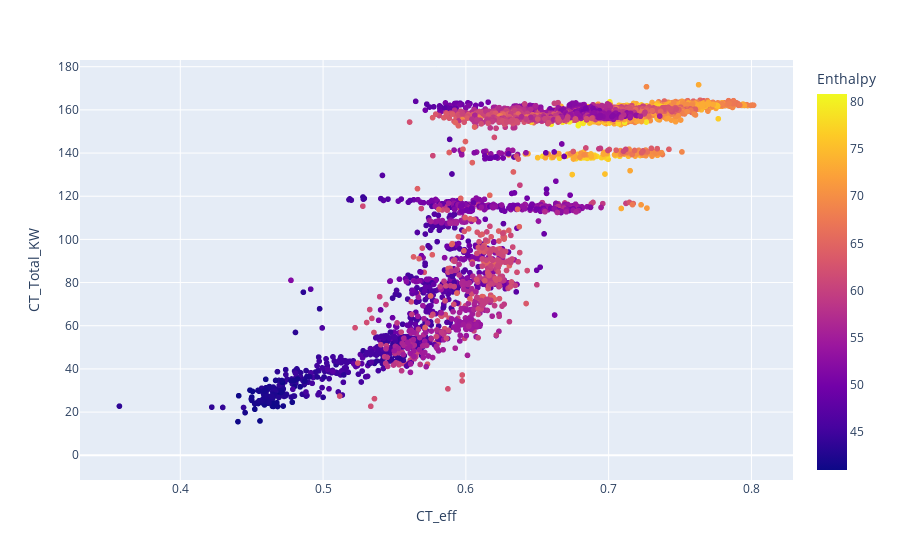

Notebook source saved alongside this figure:
### Code cell
import plotly.express as px
df = opt.df.copy()
df = df[df.Enthalpy>0]
px.scatter(
    data_frame=df,
    x='CT_eff',
    y='CT_Total_KW',
    color='Enthalpy'
)

### Figure 1 — Plotly figure (JSON) as saved in the notebook; plotly's stock layout.template omitted (floating-point values rounded to 4 significant figures; data arrays with more than 128 entries replaced by an {"elided": "..."} marker saying what was removed)
{"data": [{"hovertemplate": "CT_eff=%{x}<br>CT_Total_KW=%{y}<br>Enthalpy=%{marker.color}<extra></extra>", "legendgroup": "", "marker": {"color": {"elided": "4463 float values"}, "coloraxis": "coloraxis", "symbol": "circle"}, "mode": "markers", "name": "", "showlegend": false, "type": "scattergl", "x": {"elided": "4463 float values"}, "xaxis": "x", "y": {"elided": "4463 float values"}, "yaxis": "y"}], "layout": {"coloraxis": {"colorbar": {"title": {"text": "Enthalpy"}}, "colorscale": [[0, "#0d0887"], [0.1111, "#46039f"], [0.2222, "#7201a8"], [0.3333, "#9c179e"], [0.4444, "#bd3786"], [0.5556, "#d8576b"], [0.6667, "#ed7953"], [0.7778, "#fb9f3a"], [0.8889, "#fdca26"], [1, "#f0f921"]]}, "legend": {"tracegroupgap": 0}, "margin": {"t": 60}, "xaxis": {"anchor": "y", "domain": [0, 1], "title": {"text": "CT_eff"}}, "yaxis": {"anchor": "x", "domain": [0, 1], "title": {"text": "CT_Total_KW"}}}}
